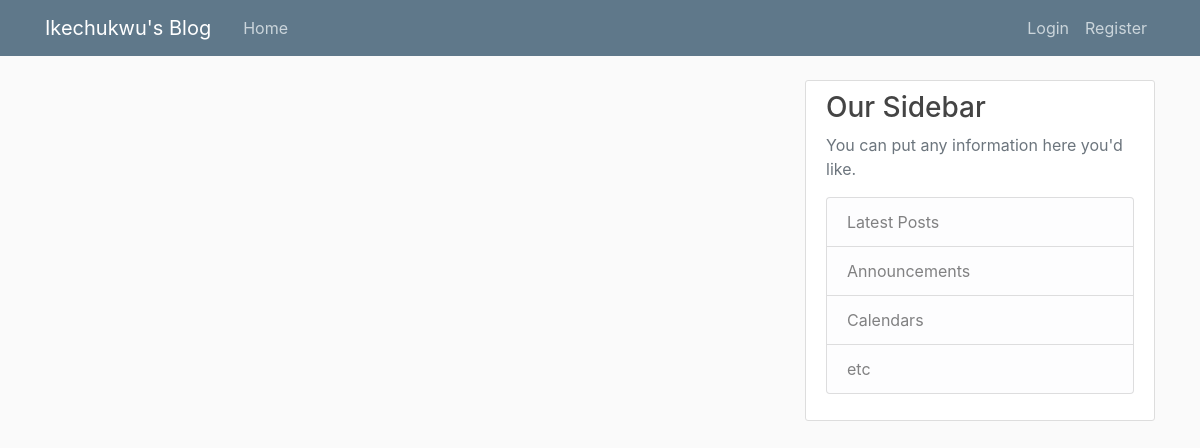
The app's page /, older data.
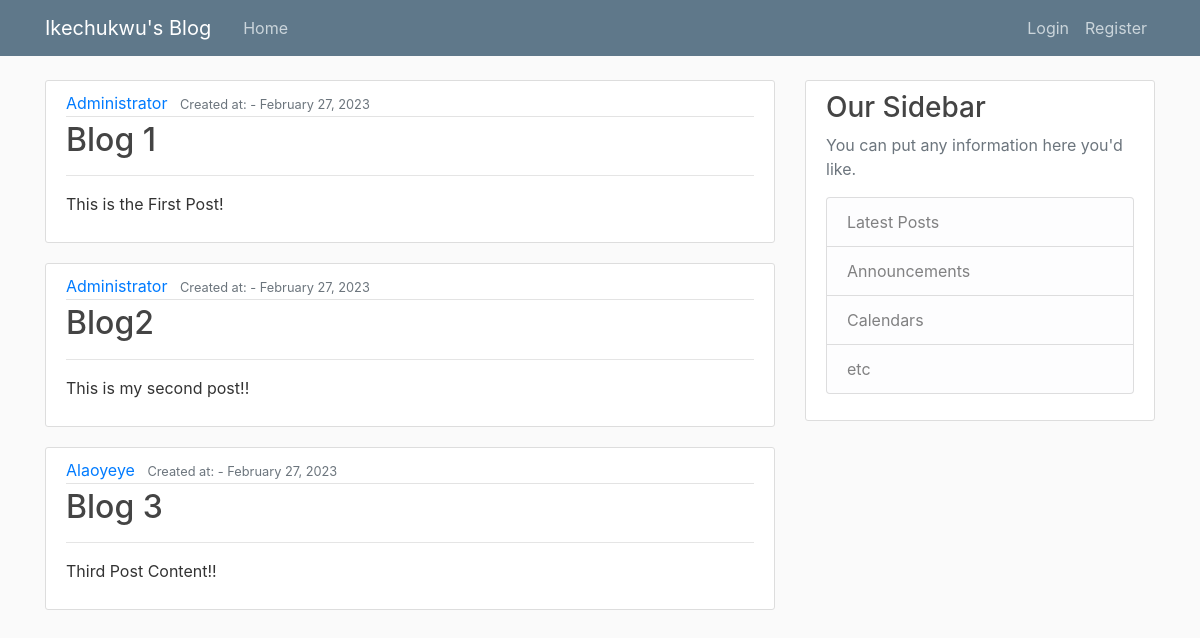
The same page, newer data.
### blog/models.py (models this page shows, shortened)
class Post(models.Model):
    title = models.CharField(max_length=100)
    content = models.TextField()
    date_posted = models.DateTimeField(default=timezone.now)
    update_post = models.DateTimeField(auto_now=True)
    author = models.ForeignKey(get_user_model(), on_delete=models.CASCADE)

### users/models.py (models this page shows)
class MyUser(AbstractBaseUser, PermissionsMixin):
    email = models.EmailField(_('email Address...'), unique=True)
    username = models.CharField(max_length=150, unique=True, blank=True)
    date_joined = models.DateTimeField(_('date joined'), default=timezone.now)
    is_staff = models.BooleanField(_('is staff'), default=False)
    is_admin = models.BooleanField(_('is admin'), default=False)
    is_active = models.BooleanField(_('is active'), default=True)
    objects = MyManager()
    USERNAME_FIELD = 'email'
    REQUIRED_FIELDS = ['username']
    def __str__(self):
        return self.username
    class Meta:
        verbose_name = _('user')
        verbose_name_plural = _('users')

### blog/views.py (the view)
# urls.py: path('', views.home, name='blog-home'),
def home(request):
    context = {
        'posts': Post.objects.all()
    }
    return render(request, 'blog/home.html', context)

### blog/templates/blog/home.html
{% extends 'blog/base.html' %}
{% block content %}
{% for post in posts %}
<article class="media content-section">
  <div class="media-body">
    <div class="article-metadata">
      <a class="mr-2" href="#">{{ post.author }}</a>
      <small class="text-muted">Created at: - {{ post.date_posted|date:"F d, Y" }}</small>
    </div>
    <h2><a class="article-title" href="#">{{ post.title }}</a></h2><hr>
    <p class="article-content">{{ post.content }}</p>
  </div>
</article>
{% endfor %}
{% endblock content %}

### blog/templates/blog/base.html (shortened to what this page needs)
{% load static %}
<!DOCTYPE html>
<html>
<head>
    <link rel="stylesheet" href="https://maxcdn.bootstrapcdn.com/bootstrap/4.0.0/css/bootstrap.min.css">
    <link rel="stylesheet" type="text/css" href="{% static 'blog/main.css' %}">
</head>
<body>
    <header class="site-header">
      <nav class="navbar navbar-expand-md navbar-dark bg-steel fixed-top">
        <div class="container">
          <a class="navbar-brand mr-4" href="{% url 'blog:blog-home' %}">Ikechukwu's Blog</a>
    {% if user.is_authenticated %}
          <div class="collapse navbar-collapse" id="navbarToggle">
            <div class="navbar-nav mr-auto">
              <a class="nav-item nav-link" href="{% url 'blog:blog-home' %}">Home</a>
              <a class="nav-item nav-link" href="{% url 'blog:blog-about' %}">About</a>
            </div>
            <div class="navbar-nav">
              {% if user.profile.get_full_name %}
              <a class="nav-item nav-link" href="#">Welcome, {{user.profile.get_full_name}}</a>
              {% else %}
              <a class="nav-item nav-link" href="#">Welcome, {{user.username}}</a>
              {% endif %}
              <a class="nav-item nav-link" href="#">|</a>
              <a class="nav-item nav-link" href="{% url 'users:signout' %}">Sign Out</a>
            </div>
          </div>
        </div>
      </nav>
    </header>
    {% else %}
      <nav class="navbar navbar-expand-md navbar-dark bg-steel fixed-top">
        <div class="container">
          <a class="navbar-brand mr-4" href="{% url 'blog:blog-home' %}">Ikechukwu's Blog</a>
          <div class="collapse navbar-collapse" id="navbarToggle">
            <div class="navbar-nav mr-auto">
              <a class="nav-item nav-link" href="{% url 'blog:blog-home' %}">Home</a>
            </div>
            <div class="navbar-nav">
              <a class="nav-item nav-link" href="{% url 'users:signin' %}">Login</a>
              <a class="nav-item nav-link" href="#">Register</a>
            </div>
          </div>
        </div>
      </nav>
    </header>
    {% endif %}
    <main role="main" class="container">
      <div class="row">
        <div class="col-md-8">
          {% block content %}{% endblock %}
        </div>
        <div class="col-md-4">
          <div class="content-section">
            <h3>Our Sidebar</h3>
            <p class='text-muted'>You can put any information here you'd like.
              <ul class="list-group">
                <li class="list-group-item list-group-item-light">Latest Posts</li>
                <li class="list-group-item list-group-item-light">Announcements</li>
                <li class="list-group-item list-group-item-light">Calendars</li>
                <li class="list-group-item list-group-item-light">etc</li>
              </ul>
            </p>
          </div>
        </div>
      </div>
    </main>
</body>
</html>

### static/blog/main.css (style rules this page uses)
body { background: #fafafa; color: #333333; margin-top: 5rem; }
h1, h2, h3, h4, h5, h6 { color: #444444; }
ul { margin: 0; }
.bg-steel { background-color: #5f788a; }
.site-header .navbar-nav .nav-link { color: #cbd5db; }
.content-section { background: #ffffff; padding: 10px 20px; border: 1px solid #dddddd; border-radius: 3px; margin-bottom: 20px; }
.article-title { color: #444444; }
.article-content { white-space: pre-line; }
.article-metadata { padding-bottom: 1px; margin-bottom: 4px; border-bottom: 1px solid #e3e3e3 }

Row changes from the older to the newer data that the page shows:
added Post: author "Administrator", date_posted "February 27, 2023", title "Blog 1", content "This is the First Post!"
added Post: author "Administrator", date_posted "February 27, 2023", title "Blog2", content "This is my second post!!"
added Post: author "Alaoyeye", date_posted "February 27, 2023", title "Blog 3", content "Third Post Content!!"
